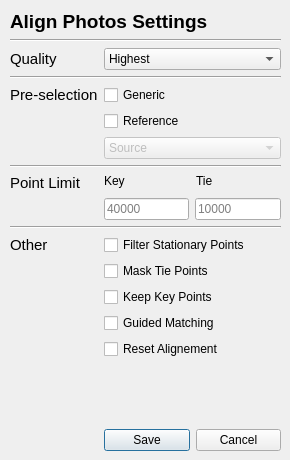
<?xml version="1.0" encoding="UTF-8"?>
<ui version="4.0">
 <class>Dialog</class>
 <widget class="QDialog" name="Dialog">
  <property name="geometry">
   <rect>
    <x>0</x>
    <y>0</y>
    <width>290</width>
    <height>460</height>
   </rect>
  </property>
  <property name="windowTitle">
   <string>Dialog</string>
  </property>
  <widget class="QWidget" name="formLayoutWidget">
   <property name="geometry">
    <rect>
     <x>0</x>
     <y>0</y>
     <width>291</width>
     <height>461</height>
    </rect>
   </property>
   <layout class="QFormLayout" name="formLayout">
    <property name="leftMargin">
     <number>10</number>
    </property>
    <property name="topMargin">
     <number>10</number>
    </property>
    <property name="rightMargin">
     <number>10</number>
    </property>
    <property name="bottomMargin">
     <number>10</number>
    </property>
    <item row="0" column="0" colspan="2">
     <widget class="QLabel" name="label_4">
      <property name="sizePolicy">
       <sizepolicy hsizetype="Preferred" vsizetype="Maximum">
        <horstretch>0</horstretch>
        <verstretch>0</verstretch>
       </sizepolicy>
      </property>
      <property name="font">
       <font>
        <family>Segoe UI</family>
        <pointsize>14</pointsize>
        <weight>75</weight>
        <bold>true</bold>
       </font>
      </property>
      <property name="text">
       <string notr="true">Align Photos Settings</string>
      </property>
     </widget>
    </item>
    <item row="1" column="0" colspan="2">
     <widget class="Line" name="line">
      <property name="orientation">
       <enum>Qt::Horizontal</enum>
      </property>
     </widget>
    </item>
    <item row="2" column="0">
     <widget class="QLabel" name="label">
      <property name="font">
       <font>
        <family>Segoe UI</family>
        <pointsize>11</pointsize>
       </font>
      </property>
      <property name="text">
       <string notr="true">Quality</string>
      </property>
     </widget>
    </item>
    <item row="2" column="1">
     <widget class="QComboBox" name="comboBox">
      <property name="currentText">
       <string notr="true">Highest</string>
      </property>
      <item>
       <property name="text">
        <string notr="true">Highest</string>
       </property>
      </item>
      <item>
       <property name="text">
        <string notr="true">High</string>
       </property>
      </item>
      <item>
       <property name="text">
        <string notr="true">Medium</string>
       </property>
      </item>
      <item>
       <property name="text">
        <string notr="true">Low</string>
       </property>
      </item>
      <item>
       <property name="text">
        <string notr="true">Lowest</string>
       </property>
      </item>
     </widget>
    </item>
    <item row="3" column="0" colspan="2">
     <widget class="Line" name="line_2">
      <property name="orientation">
       <enum>Qt::Horizontal</enum>
      </property>
     </widget>
    </item>
    <item row="4" column="0">
     <widget class="QLabel" name="label_2">
      <property name="font">
       <font>
        <family>Segoe UI</family>
        <pointsize>11</pointsize>
       </font>
      </property>
      <property name="text">
       <string notr="true">Pre-selection</string>
      </property>
     </widget>
    </item>
    <item row="4" column="1">
     <widget class="QCheckBox" name="checkBox">
      <property name="text">
       <string notr="true">Generic</string>
      </property>
     </widget>
    </item>
    <item row="5" column="1">
     <widget class="QCheckBox" name="checkBox_2">
      <property name="text">
       <string notr="true">Reference</string>
      </property>
     </widget>
    </item>
    <item row="6" column="1">
     <widget class="QComboBox" name="comboBox_2">
      <property name="enabled">
       <bool>false</bool>
      </property>
      <property name="currentText">
       <string notr="true">Source</string>
      </property>
      <item>
       <property name="text">
        <string>Source</string>
       </property>
      </item>
      <item>
       <property name="text">
        <string>Estimated</string>
       </property>
      </item>
      <item>
       <property name="text">
        <string>Sequential</string>
       </property>
      </item>
     </widget>
    </item>
    <item row="7" column="0" colspan="2">
     <widget class="Line" name="line_5">
      <property name="orientation">
       <enum>Qt::Horizontal</enum>
      </property>
     </widget>
    </item>
    <item row="8" column="0">
     <widget class="QLabel" name="label_3">
      <property name="font">
       <font>
        <family>Segoe UI</family>
        <pointsize>11</pointsize>
       </font>
      </property>
      <property name="text">
       <string notr="true">Point Limit</string>
      </property>
     </widget>
    </item>
    <item row="8" column="1">
     <layout class="QHBoxLayout" name="horizontalLayout_2">
      <item>
       <widget class="QLabel" name="label_6">
        <property name="sizePolicy">
         <sizepolicy hsizetype="Preferred" vsizetype="Maximum">
          <horstretch>0</horstretch>
          <verstretch>0</verstretch>
         </sizepolicy>
        </property>
        <property name="text">
         <string notr="true">Key</string>
        </property>
       </widget>
      </item>
      <item>
       <widget class="QLabel" name="label_5">
        <property name="sizePolicy">
         <sizepolicy hsizetype="Preferred" vsizetype="Maximum">
          <horstretch>0</horstretch>
          <verstretch>0</verstretch>
         </sizepolicy>
        </property>
        <property name="text">
         <string notr="true">Tie</string>
        </property>
       </widget>
      </item>
     </layout>
    </item>
    <item row="9" column="1">
     <layout class="QHBoxLayout" name="horizontalLayout">
      <item>
       <widget class="QLineEdit" name="lineEdit_2">
        <property name="placeholderText">
         <string notr="true">40000</string>
        </property>
       </widget>
      </item>
      <item>
       <widget class="QLineEdit" name="lineEdit">
        <property name="placeholderText">
         <string notr="true">10000</string>
        </property>
       </widget>
      </item>
     </layout>
    </item>
    <item row="10" column="0" colspan="2">
     <widget class="Line" name="line_4">
      <property name="orientation">
       <enum>Qt::Horizontal</enum>
      </property>
     </widget>
    </item>
    <item row="11" column="0">
     <widget class="QLabel" name="label_7">
      <property name="font">
       <font>
        <family>Segoe UI</family>
        <pointsize>11</pointsize>
       </font>
      </property>
      <property name="text">
       <string notr="true">Other</string>
      </property>
     </widget>
    </item>
    <item row="11" column="1">
     <widget class="QCheckBox" name="checkBox_3">
      <property name="text">
       <string notr="true">Filter Stationary Points</string>
      </property>
     </widget>
    </item>
    <item row="12" column="1">
     <widget class="QCheckBox" name="checkBox_4">
      <property name="text">
       <string notr="true">Mask Tie Points</string>
      </property>
     </widget>
    </item>
    <item row="13" column="1">
     <widget class="QCheckBox" name="checkBox_5">
      <property name="text">
       <string notr="true">Keep Key Points</string>
      </property>
     </widget>
    </item>
    <item row="14" column="1">
     <widget class="QCheckBox" name="checkBox_6">
      <property name="text">
       <string notr="true">Guided Matching</string>
      </property>
     </widget>
    </item>
    <item row="15" column="1">
     <widget class="QCheckBox" name="checkBox_7">
      <property name="text">
       <string notr="true">Reset Alignement</string>
      </property>
     </widget>
    </item>
    <item row="16" column="1">
     <spacer name="verticalSpacer">
      <property name="orientation">
       <enum>Qt::Vertical</enum>
      </property>
      <property name="sizeHint" stdset="0">
       <size>
        <width>20</width>
        <height>40</height>
       </size>
      </property>
     </spacer>
    </item>
    <item row="17" column="1">
     <layout class="QHBoxLayout" name="horizontalLayout_3">
      <item>
       <widget class="QPushButton" name="pushButton_2">
        <property name="text">
         <string notr="true">Save</string>
        </property>
        <property name="icon">
         <iconset resource="../qtresources.qrc">
          <normaloff>:/icons/icons8-save-as-50.png</normaloff>:/icons/icons8-save-as-50.png</iconset>
        </property>
        <property name="iconSize">
         <size>
          <width>20</width>
          <height>20</height>
         </size>
        </property>
       </widget>
      </item>
      <item>
       <widget class="QPushButton" name="pushButton">
        <property name="text">
         <string notr="true">Cancel</string>
        </property>
        <property name="icon">
         <iconset resource="../qtresources.qrc">
          <normaloff>:/icons/icons8-close-window-50.png</normaloff>:/icons/icons8-close-window-50.png</iconset>
        </property>
        <property name="iconSize">
         <size>
          <width>20</width>
          <height>20</height>
         </size>
        </property>
       </widget>
      </item>
     </layout>
    </item>
   </layout>
  </widget>
 </widget>
 <resources>
  <include location="../qtresources.qrc"/>
 </resources>
 <connections>
  <connection>
   <sender>checkBox_2</sender>
   <signal>stateChanged(int)</signal>
   <receiver>comboBox_2</receiver>
   <slot>setCurrentIndex(int)</slot>
   <hints>
    <hint type="sourcelabel">
     <x>226</x>
     <y>114</y>
    </hint>
    <hint type="destinationlabel">
     <x>228</x>
     <y>138</y>
    </hint>
   </hints>
  </connection>
 </connections>
</ui>
